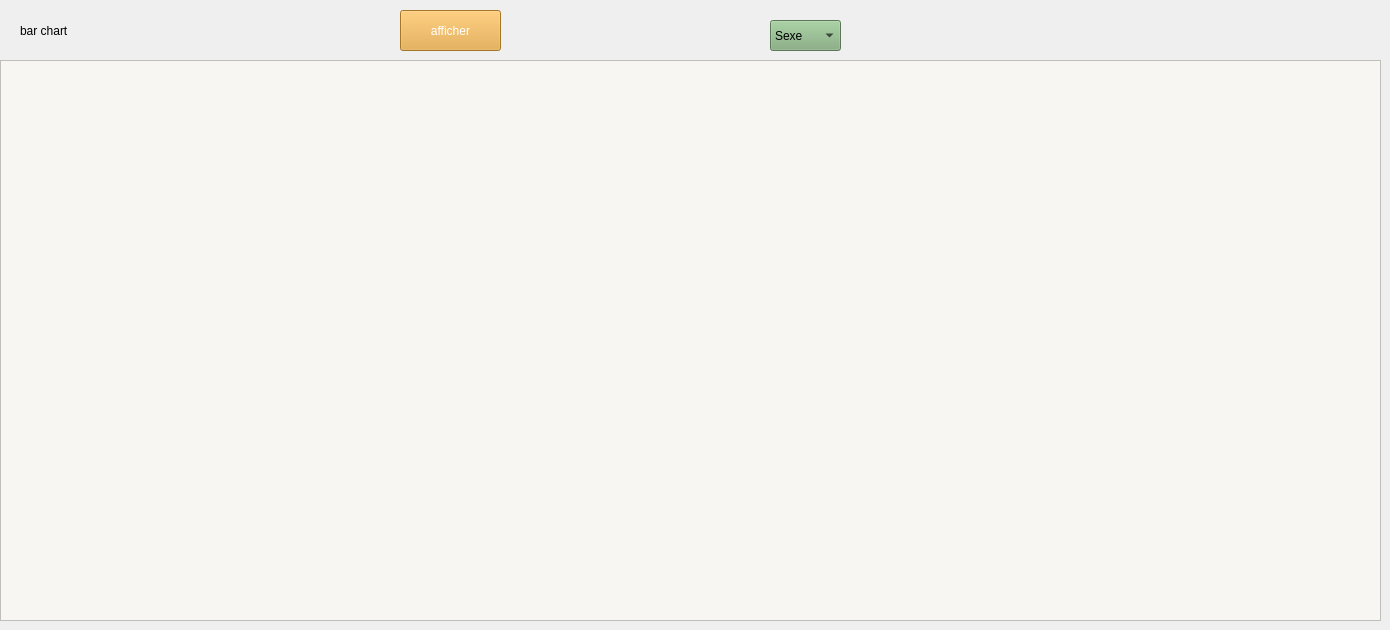
      <widget class="QWidget" name="tab_bar_2">
       <attribute name="title">
        <string>Tab 2</string>
       </attribute>
       <widget class="QGraphicsView" name="graphicsView_bar_2">
        <property name="geometry">
         <rect>
          <x>0</x>
          <y>60</y>
          <width>1381</width>
          <height>561</height>
         </rect>
        </property>
        <property name="styleSheet">
         <string notr="true">background-color: rgb(247, 246, 242);</string>
        </property>
       </widget>
       <widget class="QLabel" name="label_12">
        <property name="geometry">
         <rect>
          <x>20</x>
          <y>20</y>
          <width>61</width>
          <height>21</height>
         </rect>
        </property>
        <property name="text">
         <string>bar chart</string>
        </property>
       </widget>
       <widget class="QComboBox" name="comboBox_critere_bar_2">
        <property name="geometry">
         <rect>
          <x>770</x>
          <y>20</y>
          <width>71</width>
          <height>31</height>
         </rect>
        </property>
        <property name="styleSheet">
         <string notr="true">background-color: rgb(127, 170, 121);</string>
        </property>
        <item>
         <property name="text">
          <string>Sexe</string>
         </property>
        </item>
        <item>
         <property name="text">
          <string>Année</string>
         </property>
        </item>
        <item>
         <property name="text">
          <string>Adresse</string>
         </property>
        </item>
       </widget>
       <widget class="QPushButton" name="afficher_bar_2">
        <property name="geometry">
         <rect>
          <x>400</x>
          <y>10</y>
          <width>101</width>
          <height>41</height>
         </rect>
        </property>
        <property name="styleSheet">
         <string notr="true">QPushButton {
    background-color: #E6A537;
	color: rgb(255, 255, 255);
}

QPushButton:hover {
    background-color: rgb(127, 170, 121);
	color:  #E6A537;
	border-color: rgb(255, 170, 0);
}</string>
        </property>
        <property name="text">
         <string>afficher</string>
        </property>
       </widget>
      </widget>
